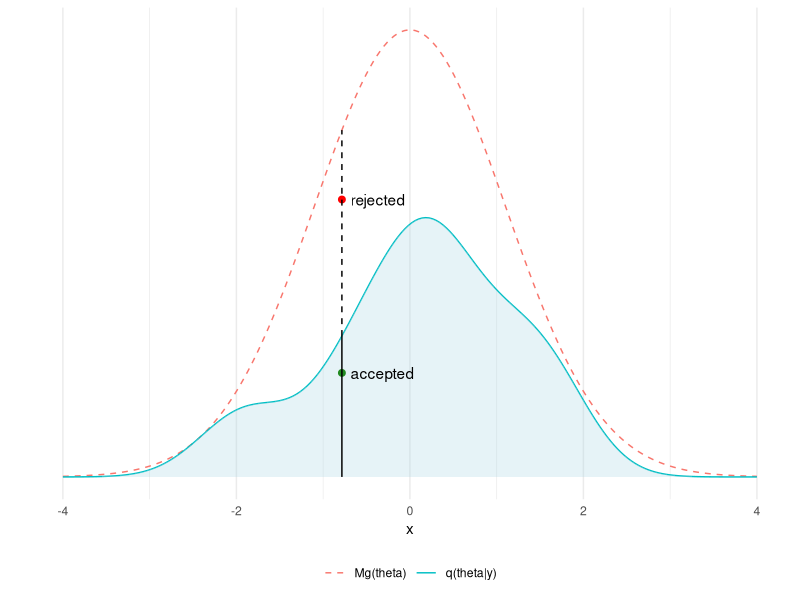
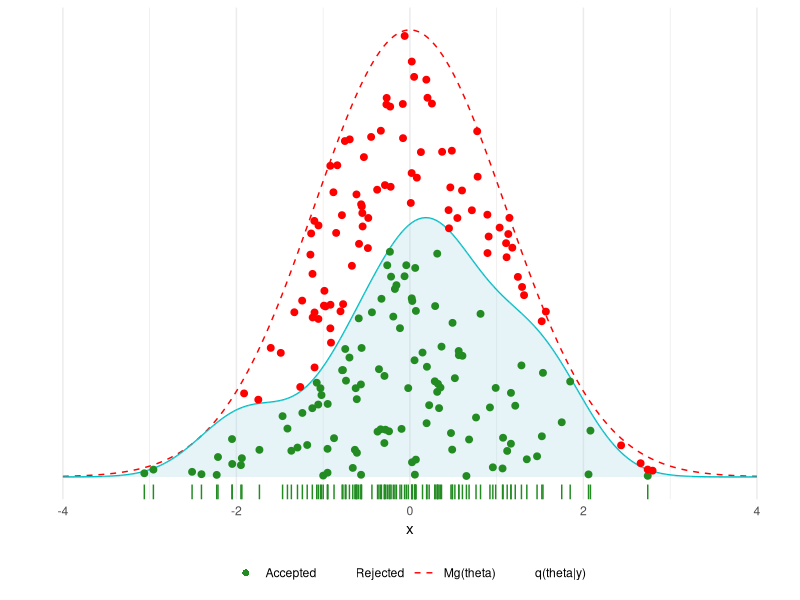
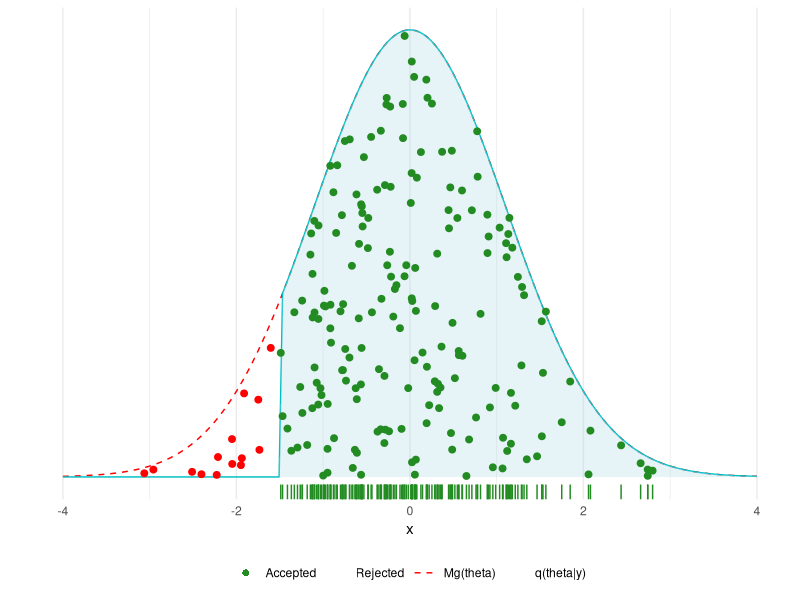

R code for these plots, in order:
#' ---
#' title: "Bayesian data analysis demo 10.1"
#' author: "Aki Vehtari, Markus Paasiniemi"
#' date: "`r format(Sys.Date())`"
#' ---

#' ## Rejection sampling example
#' 
rm( list = ls())

#' ggplot2 is used for plotting, tidyr for manipulating data frames
#+ setup, message=FALSE, error=FALSE, warning=FALSE
library(ggplot2)
theme_set(theme_minimal())
library(tidyr)

#' Fake interesting distribution
x <- seq(-4, 4, length.out = 200)
r <- c(1.1, 1.3, -0.1, -0.7, 0.2, -0.4, 0.06, -1.7,
      1.7, 0.3, 0.7, 1.6, -2.06, -0.74, 0.2, 0.5)

#' Compute unnormalized target density (named q, to emphesize that it
#' does not need to be normalized).
q <- density(r, bw = 0.5, n = 200, from = -4, to = 4)$y

#' Gaussian proposal distribution
g_mean <- 0
g_sd <- 1.1
g <- dnorm(x, g_mean, g_sd)

#' M is computed by discrete approximation
M <- max(q/g)
g <- g*M

#' One draw at -0.8
r1 = -0.8
zi = which.min(abs(x - r1)) # find the closest grid point
r21 = 0.3 * g[zi]
r22 = 0.8 * g[zi]

#' Visualize one accepted and one rejected draw:
df1 <- data.frame(x, q, g) %>% gather(key = grp, value =p, -x)
# subset with only target distribution
dfq <- subset(df1 , grp == "q")
# labels 
labs1 <- c('Mg(theta)','q(theta|y)')
ggplot() +
  geom_line(data = df1, aes(x, p, color = grp, linetype = grp)) +
  geom_area(data = dfq, aes(x, p), fill = 'lightblue', alpha = 0.3) +
  geom_point(aes(x[zi], r21), col = 'forestgreen', size = 2) +
  geom_point(aes(x[zi], r22), col = 'red', size = 2) +
  geom_segment(aes(x = x[zi], xend = x[zi], y = 0, yend = q[zi])) +
  geom_segment(aes(x = x[zi], xend = x[zi], y = q[zi], yend = g[zi]),
               linetype = 'dashed') +
  scale_y_continuous(breaks = NULL) +
  labs(y = '') +
  theme(legend.position = 'bottom', legend.title = element_blank()) +
  scale_linetype_manual(values = c('dashed', 'solid'), labels = labs1) +
  scale_color_discrete(labels = labs1) +
  annotate('text', x = x[zi] + 0.1, y = c(r21, r22),
           label = c('accepted', 'rejected'), hjust = 0)

#' 200 draws from the proposal distribution
nsamp <- 200
r1s <- rnorm(nsamp, g_mean, g_sd)
zis <- sapply(r1s, function(r) which.min(abs(x - r)))
r2s <- runif(nsamp) * g[zis]
acc <- ifelse(r2s < q[zis], 'a', 'r')

#' Visualize 200 draws, only some of which are accepted
df2 <- data.frame(r1s, r2s, acc)
# labels
labs2 <- c('Accepted', 'Rejected', 'Mg(theta)', 'q(theta|y)')
ggplot() +
  geom_line(data = df1, aes(x, p, color = grp, linetype = grp)) +
  geom_area(data = dfq, aes(x, p), fill = 'lightblue', alpha = 0.3) +
  geom_point(data = df2, aes(r1s, r2s, color = acc), size = 2) +
  geom_rug(data = subset(df2, acc== 'a'), aes(x = r1s, r2s),
           col = 'forestgreen', sides = 'b') +
  labs(y = '') +
  scale_y_continuous(breaks = NULL) +
  scale_linetype_manual(values = c(2, 1, 0, 0), labels = labs2) +
  scale_color_manual(values=c('forestgreen','red','#00BFC4','red'), labels = labs2) +
  guides(color=guide_legend(override.aes=list(
    shape = c(16, 16, NA, NA), linetype = c(0, 0, 2, 1),
    color=c('forestgreen', 'red', 'red', '#00BFC4'), labels = labs2)),
    linetype=FALSE) +
  theme(legend.position = 'bottom', legend.title = element_blank())


#' Rejection sampling for truncated distribution
 # r2s = x*0;

q <- g
q[x < -1.5] <- 0
df1 <- data.frame(x, q, g) %>% gather(grp, p, -x)
acc <- ifelse(r1s > -1.5, 'a', 'r')
df2 <- data.frame(r1s, r2s, acc)
dfq <- subset(df1 , grp == "q")
# labels
labs2 <- c('Accepted', 'Rejected', 'Mg(theta)', 'q(theta|y)')
ggplot() +
  geom_line(data = df1, aes(x, p, color = grp, linetype = grp)) +
  geom_area(data = dfq, aes(x, p), fill = 'lightblue', alpha = 0.3) +
  geom_point(data = df2, aes(r1s,r2s, color = acc), size = 2) +
  geom_rug(data = subset(df2, acc== 'a'), aes(x = r1s, r2s),
           col = 'forestgreen', sides = 'b') +
  labs(y = '') +
  scale_y_continuous(breaks = NULL) +
  scale_linetype_manual(values = c(2, 1, 0, 0), labels = labs2) +
  scale_color_manual(values=c('forestgreen','red','#00BFC4','red'), labels = labs2) +
  guides(color=guide_legend(override.aes=list(
      shape = c(16, 16, NA, NA), linetype = c(0, 0, 2, 1),
      color=c('forestgreen', 'red', 'red', '#00BFC4'), labels = labs2)),
    linetype=FALSE) +
  theme(legend.position = 'bottom', legend.title = element_blank())

